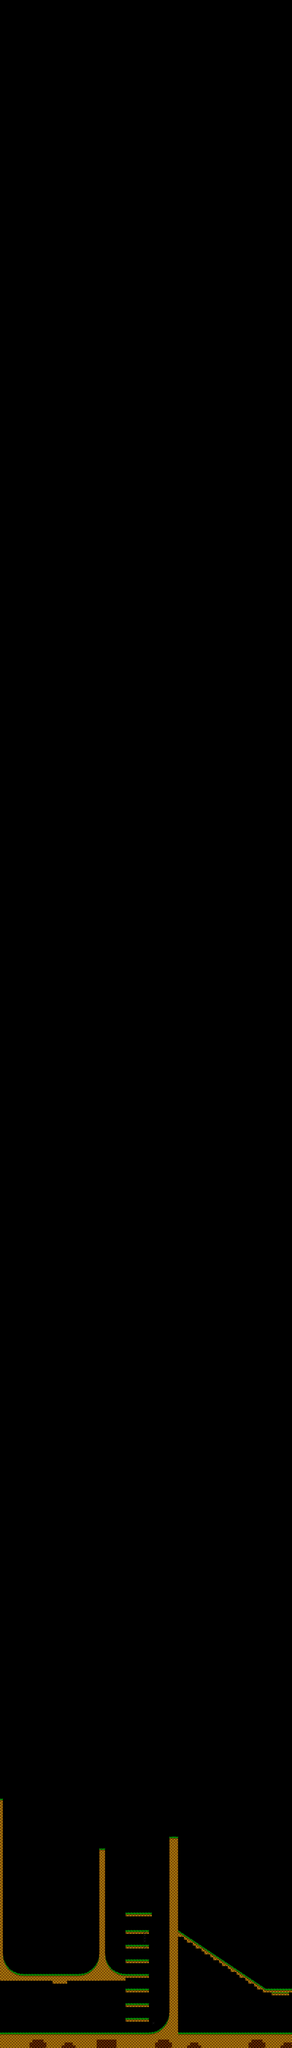

This game map was drawn from its Tiled (.tmx) file and the tilesets committed beside it. A one-line description and the trimmed map source follow:
An orthogonal 100x700 tile map with 16x16 px tiles, 3 tile layers (background, ground, foreground), 2 tilesets and 30 objects (22x launcher, 6x platform, player-start, rectangle).

<map version="1.0" tiledversion="1.0.3" orientation="orthogonal" renderorder="right-down" width="100" height="700" tilewidth="16" tileheight="16" nextobjectid="33">
 <tileset firstgid="1" source="atlastghd.tsrj.tsx" />
 <tileset firstgid="1513" source="tileset4.tsx" />
 <layer name="background" width="100" height="700">
  <data>[70000 cells, 1 non-empty, 1 distinct tile ids]</data>
 </layer>
 <layer name="ground" width="100" height="700">
  <data>[70000 cells, 1353 non-empty, 62 distinct tile ids]</data>
 </layer>
 <objectgroup name="Object Layer 1">
  <object id="1" type="player-start" x="395.831" y="11003.8" width="31.795" height="44.6721">
   <properties>
    <property name="sprite-sheet" value="mc" />
   </properties>
  </object>
  <object id="2" type="launcher" gid="1534" x="670.87" y="11121.4" width="16" height="16">
   <properties>
    <property name="boost" value="450, 0" />
   </properties>
  </object>
  <object id="3" type="launcher" gid="1534" x="817.383" y="10463.9" width="16" height="16">
   <properties>
    <property name="boost" value="450, 0" />
   </properties>
  </object>
  <object id="4" type="launcher" gid="1535" x="677.06" y="10799.8" width="16" height="16">
   <properties>
    <property name="boost" value="-450,0" />
   </properties>
  </object>
  <object id="5" type="launcher" gid="1534" x="650.594" y="11121.4" width="16" height="16">
   <properties>
    <property name="boost" value="450, 0" />
   </properties>
  </object>
  <object id="6" type="launcher" gid="1534" x="1346.93" y="10811.9" width="16" height="16">
   <properties>
    <property name="boost" value="450, 0" />
   </properties>
  </object>
  <object id="7" type="launcher" gid="1534" x="1364.54" y="10825.8" width="16" height="16">
   <properties>
    <property name="boost" value="450, 0" />
   </properties>
  </object>
  <object id="8" type="platform" x="590.044" y="10404.4" width="101.691" height="10.6421" />
  <object id="10" type="platform" x="591.226" y="10327.5" width="101.691" height="10.6421" />
  <object id="11" type="platform" x="588.861" y="10248.3" width="101.691" height="10.6421" />
  <object id="12" type="platform" x="590.044" y="10171.5" width="101.691" height="10.6421" />
  <object id="13" type="launcher" gid="1537" x="681.37" y="10122.7" width="16" height="16">
   <properties>
    <property name="launch" value="0, -1200" />
   </properties>
  </object>
  <object id="14" type="launcher" gid="1537" x="681.37" y="10122.7" width="16" height="16">
   <properties>
    <property name="launch" value="0, -1200" />
   </properties>
  </object>
  <object id="15" type="launcher" gid="1537" x="680.187" y="9068" width="16" height="16">
   <properties>
    <property name="launch" value="0, -1200" />
   </properties>
  </object>
  <object id="16" type="launcher" gid="1537" x="680.187" y="8000" width="16" height="16">
   <properties>
    <property name="launch" value="0, -1200" />
   </properties>
  </object>
  <object id="17" type="launcher" gid="1537" x="680.187" y="7000" width="16" height="16">
   <properties>
    <property name="launch" value="0, -1200" />
   </properties>
  </object>
  <object id="18" type="launcher" gid="1537" x="680.187" y="6000" width="16" height="16">
   <properties>
    <property name="launch" value="0, -1200" />
   </properties>
  </object>
  <object id="19" type="launcher" gid="1537" x="680.187" y="5000" width="16" height="16">
   <properties>
    <property name="launch" value="0, -1200" />
   </properties>
  </object>
  <object id="20" type="launcher" gid="1537" x="680.187" y="4000" width="16" height="16">
   <properties>
    <property name="launch" value="0, -1200" />
   </properties>
  </object>
  <object id="21" type="launcher" gid="1537" x="680.187" y="3000" width="16" height="16">
   <properties>
    <property name="launch" value="0, -1200" />
   </properties>
  </object>
  <object id="22" type="launcher" gid="1537" x="680.187" y="2000" width="16" height="16">
   <properties>
    <property name="launch" value="0, -1200" />
   </properties>
  </object>
  <object id="23" type="launcher" gid="1537" x="680.187" y="1000" width="16" height="16">
   <properties>
    <property name="launch" value="0, -1100" />
   </properties>
  </object>
  <object id="24" type="platform" x="626.7" y="234.126" width="176.185" height="11.8245" />
  <object id="26" type="launcher" gid="1521" x="1564.66" y="10813.3" width="16" height="16">
   <properties>
    <property name="set-target" value="ta1" />
    <property name="speed" value="just enough" />
   </properties>
  </object>
  <object id="27" name="ta1" type="launcher" gid="1521" x="1513.82" y="10635.9" width="16" height="16">
   <properties>
    <property name="set-target" value="ta2" />
    <property name="speed" value="just enough" />
   </properties>
  </object>
  <object id="28" name="ta2" type="launcher" gid="1521" x="1552.84" y="10462.1" width="16" height="16">
   <properties>
    <property name="set-target" value="ta3" />
    <property name="speed" value="just enough" />
   </properties>
  </object>
  <object id="29" name="ta3" type="launcher" gid="1521" x="1491.35" y="10320.2" width="16" height="16">
   <properties>
    <property name="set-target" value="ta4" />
    <property name="speed" value="just enough" />
   </properties>
  </object>
  <object id="30" name="ta4" type="launcher" gid="1537" x="993.155" y="10563.7" width="16" height="16">
   <properties>
    <property name="set-target" value="ta5" />
    <property name="speed" value="just enough" />
   </properties>
  </object>
  <object id="31" name="ta5" type="rectangle" x="974.341" y="10007.1" width="34.2911" height="36.656" />
  <object id="32" type="platform" x="974.883" y="10064.9" width="13.9919" height="3.6826" />
 </objectgroup>
 <layer name="foreground" width="100" height="700">
  <data>[70000 cells, 5 non-empty, 5 distinct tile ids]</data>
 </layer>
</map>
